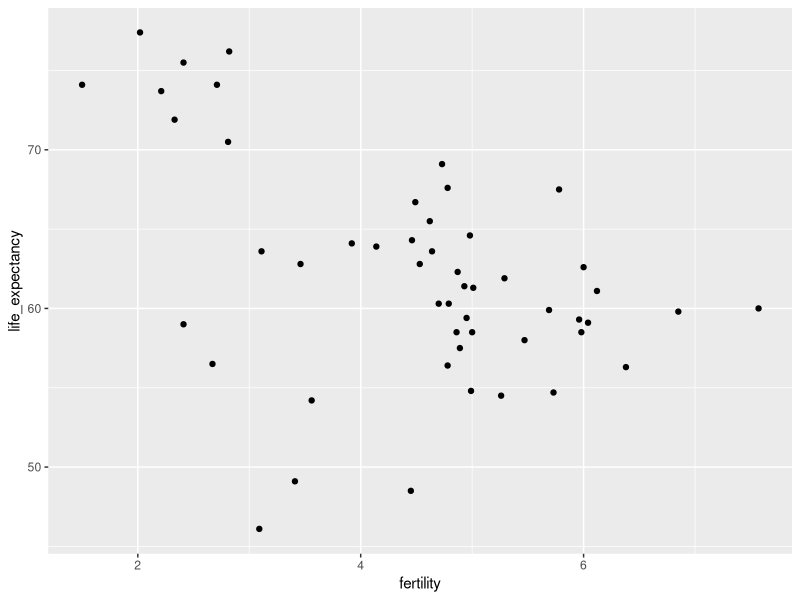
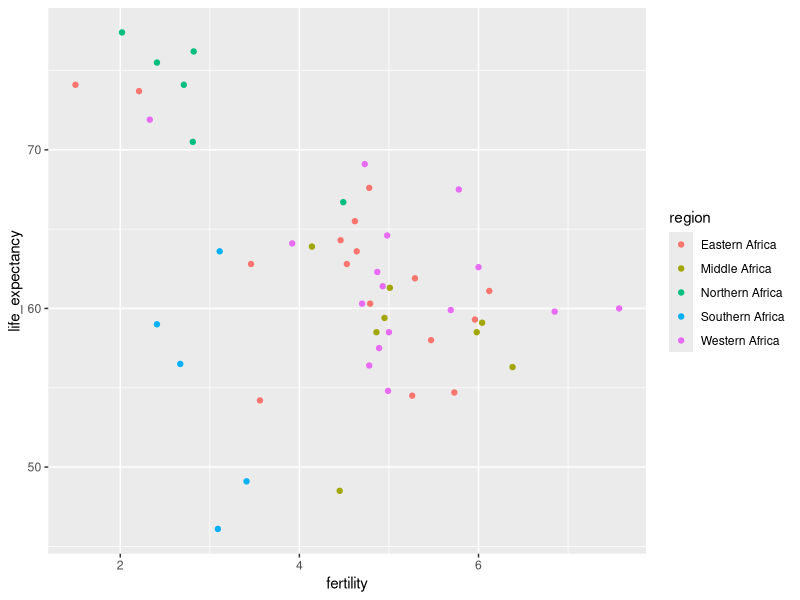

R code for these plots, in order:
library(dplyr)
library(ggplot2)
library(dslabs)

data(gapminder)

str(gapminder)

colnames (gapminder)
#"country" "year" "infant_mortality" "life_expectancy" "fertility" "population" "gdp" "continent" "region"  


# Using ggplot and the points layer, create a scatter plot of 
# life expectancy versus fertility for the African continent in 2012.

gapminder %>% filter( year == 2012 & continent == "Africa") %>%
  ggplot(aes(fertility, life_expectancy)) +
  geom_point()

# use color to dinstinguish the different regions of Africa

gapminder %>% filter( year == 2012 & continent == "Africa") %>%
  ggplot(aes(fertility, life_expectancy, color = region)) +
  geom_point()


# in 2012 had fertility rates of 3 or less and life expectancies of at least 70.
# Assign your result to a data frame called df.

df <- gapminder %>% 
  filter( year == 2012 & continent == "Africa" & fertility <= 3 & life_expectancy >= 70) %>% 
  select (country, region)

df
